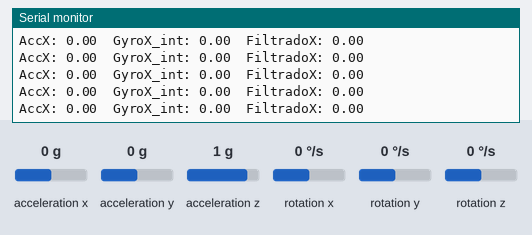
The sketch below on a simulated Arduino Uno, built with avr-gcc and run on an emulated ATmega328P. Shown: the last lines printed to the serial monitor. Wiring (inferred from the names in the program): MPU-6050 motion sensor at I2C address 0x68. The inputs (shaded band) are chosen by the test bench; at power-on: acceleration y 0 g, rotation x 0 °/s, acceleration x 0 g, acceleration z 1 g, rotation y 0 °/s, rotation z 0 °/s.

Above: at 3.5 s.
3.6 s: acceleration y set to -0.8 g
At 3.72 s:
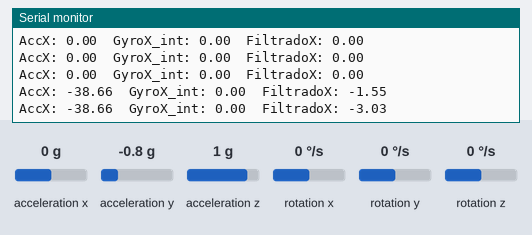
6.6 s: rotation x set to -192 °/s
At 6.61 s:
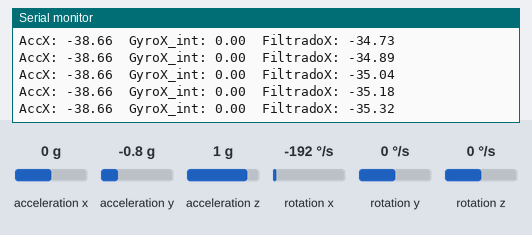
9.6 s: acceleration y set to 0 g
At 9.61 s:
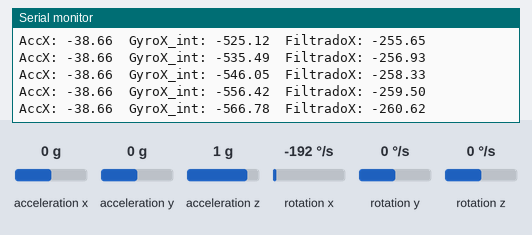
12.6 s: rotation x set to 0 °/s
At 12.65 s:
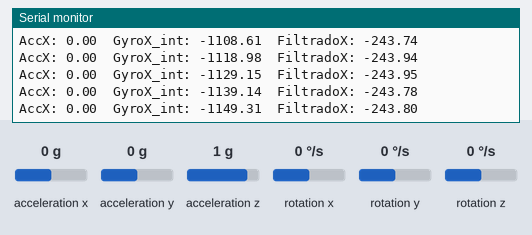
15.6 s: acceleration y set to -1.4 g
At 15.63 s:
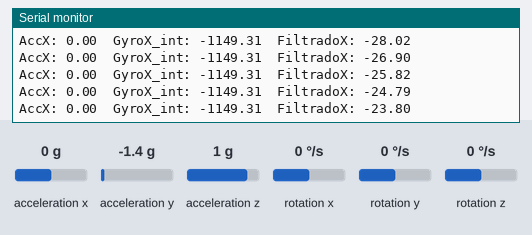
18.6 s: rotation x set to -100 °/s
At 18.6 s:
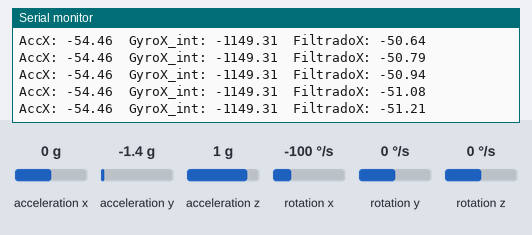
Timing chart, 0 to 21.6 s (numbered marks = the images above; inputs shaded):
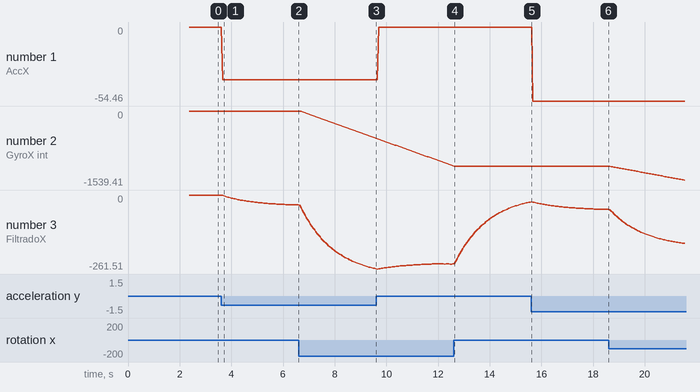

The sketch:

filtro_complementario_mpu6050.ino
```cpp
/*
  FILTRO COMPLEMENTARIO - Ángulo con MPU6050 (Acelerómetro + Giroscopo)
  ----------------------------------------------------------------------
  Combina las lecturas de acelerómetro y giroscopo para obtener un ángulo
  estable, sin ruido (del acelerómetro) y sin deriva/drift (del giroscopo).

  Conexión típica MPU6050 -> Arduino:
    VCC -> 5V (o 3.3V según tu módulo)
    GND -> GND
    SCL -> A5 (Uno/Nano)
    SDA -> A4 (Uno/Nano)

  No requiere librerías externas: se comunica directo por I2C con Wire.h
*/

#include <Wire.h>

const byte MPU_ADDR = 0x68; // Dirección I2C del MPU6050 (AD0 a GND)

// Variables crudas del sensor
int16_t accX_raw, accY_raw, accZ_raw;
int16_t gyroX_raw, gyroY_raw, gyroZ_raw;

// Offset del giroscopo (para calibrar el error de reposo)
float gyroX_offset = 0;
float gyroY_offset = 0;

// Ángulos calculados
float anguloAccX = 0;
float anguloAccY = 0;
float anguloGyroX = 0;
float anguloGyroY = 0;

// Ángulo final combinado (filtro complementario)
float anguloFiltradoX = 0;
float anguloFiltradoY = 0;

// Constante del filtro: cuánto confiar en el giroscopo (0.90 a 0.98 típico)
// Más cerca de 1.0 = más peso al giroscopo (más suave, pero puede derivar más)
// Más cerca de 0.90 = más peso al acelerómetro (menos deriva, pero más ruido)
const float ALPHA = 0.96;

// Sensibilidades del MPU6050 en configuración por defecto
const float SENS_ACC = 16384.0;   // LSB/g para rango ±2g
const float SENS_GYRO = 131.0;    // LSB/(°/s) para rango ±250°/s

unsigned long tiempoAnterior;

void setup() {
  Serial.begin(9600);
  Wire.begin();

  // Despertar al MPU6050 (por defecto arranca en modo sleep)
  Wire.beginTransmission(MPU_ADDR);
  Wire.write(0x6B); // Registro PWR_MGMT_1
  Wire.write(0);    // Poner en 0 = despertar el sensor
  Wire.endTransmission(true);

  Serial.println("Calibrando giroscopo, no mover el sensor...");
  calibrarGyro();
  Serial.println("Listo.");

  tiempoAnterior = millis();
}

void loop() {
  leerSensores();

  // dt = tiempo transcurrido desde la última lectura, en segundos
  unsigned long tiempoActual = millis();
  float dt = (tiempoActual - tiempoAnterior) / 1000.0;
  tiempoAnterior = tiempoActual;

  // --- Ángulo desde el ACELERÓMETRO (usando trigonometría) ---
  // Válido cuando no hay mucha aceleración lineal (solo gravedad)
  anguloAccX = atan2(accY_raw, sqrt(pow(accX_raw, 2) + pow(accZ_raw, 2))) * 180.0 / PI; // -> atan2 devuelve en radianes

  // --- Velocidad angular del GIROSCOPO en grados/segundo ---
  float gyroX_dps = (gyroX_raw / SENS_GYRO) - gyroX_offset;


  // --- FILTRO COMPLEMENTARIO ---
  // Se integra el giroscopo (rápido, sin ruido) y se corrige con el
  // acelerómetro (preciso a largo plazo, sin deriva) según el peso ALPHA.
  anguloFiltradoX = ALPHA * (anguloFiltradoX + gyroX_dps * dt) + (1 - ALPHA) * anguloAccX;


  // --- Salida para comparar los 3 métodos ---
  Serial.print("AccX: ");
  Serial.print(anguloAccX);
  Serial.print("\tGyroX_int: ");
  Serial.print(anguloGyroX += gyroX_dps * dt); // solo giroscopo, para comparar el drift
  Serial.print("\tFiltradoX: ");
  Serial.println(anguloFiltradoX);

  delay(10); // ~100 Hz de muestreo, ajustable según necesidad
}

// Lee los 6 valores crudos (acc XYZ + gyro XYZ) del MPU6050
void leerSensores() {
  Wire.beginTransmission(MPU_ADDR);
  Wire.write(0x3B); // Registro de inicio: ACCEL_XOUT_H
  Wire.endTransmission(false);
  Wire.requestFrom(MPU_ADDR, (uint8_t)14, (uint8_t)true);

  accX_raw = Wire.read() << 8 | Wire.read();
  accY_raw = Wire.read() << 8 | Wire.read();
  accZ_raw = Wire.read() << 8 | Wire.read();
  Wire.read(); Wire.read(); // Salteamos temperatura (2 bytes)
  gyroX_raw = Wire.read() << 8 | Wire.read();
  gyroY_raw = Wire.read() << 8 | Wire.read();
  gyroZ_raw = Wire.read() << 8 | Wire.read();
}

// Calcula el offset del giroscopo promediando lecturas en reposo
void calibrarGyro() {
  long sumaX = 0, sumaY = 0;
  const int muestras = 500;

  for (int i = 0; i < muestras; i++) {
    leerSensores();
    sumaX += gyroX_raw;
    sumaY += gyroY_raw;
    delay(3);
  }

  gyroX_offset = (sumaX / (float)muestras) / SENS_GYRO;
  gyroY_offset = (sumaY / (float)muestras) / SENS_GYRO;
}
```

Measured:
- after the input at 3.6 s, the serial monitor: prints a new line after 0.06 s (image 1)
- plotted number 1: 0 → -38.66 after the input at 3.6 s
- plotted number 3: 0 → -35.32 after the input at 3.6 s
